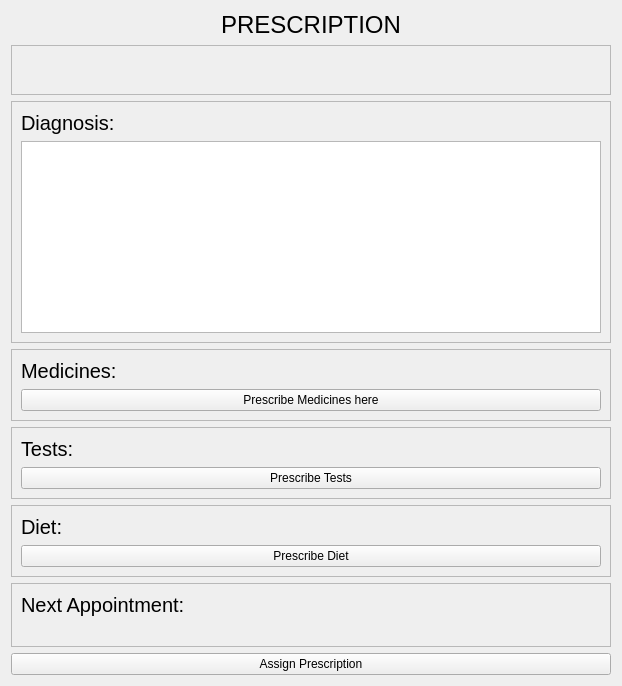
         <widget class="QWidget" name="page_3">
          <layout class="QGridLayout" name="gridLayout_10">
           <item row="4" column="0" colspan="2">
            <widget class="QFrame" name="frame_7">
             <property name="maximumSize">
              <size>
               <width>16777215</width>
               <height>100</height>
              </size>
             </property>
             <property name="frameShape">
              <enum>QFrame::StyledPanel</enum>
             </property>
             <property name="frameShadow">
              <enum>QFrame::Raised</enum>
             </property>
             <layout class="QVBoxLayout" name="verticalLayout_15">
              <item alignment="Qt::AlignTop">
               <widget class="QLabel" name="label_21">
                <property name="maximumSize">
                 <size>
                  <width>16777215</width>
                  <height>50</height>
                 </size>
                </property>
                <property name="font">
                 <font>
                  <pointsize>15</pointsize>
                 </font>
                </property>
                <property name="text">
                 <string>Tests:</string>
                </property>
                <property name="alignment">
                 <set>Qt::AlignLeading|Qt::AlignLeft|Qt::AlignVCenter</set>
                </property>
               </widget>
              </item>
              <item>
               <widget class="QPushButton" name="dynamic_table_btn_2">
                <property name="text">
                 <string>Prescribe Tests</string>
                </property>
                <property name="checkable">
                 <bool>true</bool>
                </property>
                <property name="autoExclusive">
                 <bool>true</bool>
                </property>
               </widget>
              </item>
             </layout>
            </widget>
           </item>
           <item row="0" column="0" colspan="2">
            <widget class="QLabel" name="label_20">
             <property name="sizePolicy">
              <sizepolicy hsizetype="Preferred" vsizetype="Expanding">
               <horstretch>0</horstretch>
               <verstretch>0</verstretch>
              </sizepolicy>
             </property>
             <property name="maximumSize">
              <size>
               <width>16777215</width>
               <height>50</height>
              </size>
             </property>
             <property name="font">
              <font>
               <pointsize>18</pointsize>
              </font>
             </property>
             <property name="text">
              <string>PRESCRIPTION</string>
             </property>
             <property name="alignment">
              <set>Qt::AlignCenter</set>
             </property>
            </widget>
           </item>
           <item row="1" column="0" colspan="2">
            <widget class="QFrame" name="frame_10">
             <property name="minimumSize">
              <size>
               <width>0</width>
               <height>50</height>
              </size>
             </property>
             <property name="maximumSize">
              <size>
               <width>16777215</width>
               <height>50</height>
              </size>
             </property>
             <property name="frameShape">
              <enum>QFrame::StyledPanel</enum>
             </property>
             <property name="frameShadow">
              <enum>QFrame::Raised</enum>
             </property>
             <layout class="QHBoxLayout" name="horizontalLayout_7">
              <item>
               <widget class="QLabel" name="label_15">
                <property name="sizePolicy">
                 <sizepolicy hsizetype="Preferred" vsizetype="Expanding">
                  <horstretch>0</horstretch>
                  <verstretch>0</verstretch>
                 </sizepolicy>
                </property>
                <property name="text">
                 <string/>
                </property>
               </widget>
              </item>
              <item>
               <widget class="QLabel" name="label_8">
                <property name="text">
                 <string/>
                </property>
               </widget>
              </item>
             </layout>
            </widget>
           </item>
           <item row="7" column="0" colspan="2">
            <widget class="QPushButton" name="assign_button">
             <property name="text">
              <string>Assign Prescription</string>
             </property>
             <property name="checkable">
              <bool>true</bool>
             </property>
             <property name="autoExclusive">
              <bool>true</bool>
             </property>
            </widget>
           </item>
           <item row="2" column="0" colspan="2">
            <widget class="QFrame" name="frame_25">
             <property name="frameShape">
              <enum>QFrame::StyledPanel</enum>
             </property>
             <property name="frameShadow">
              <enum>QFrame::Raised</enum>
             </property>
             <layout class="QVBoxLayout" name="verticalLayout_22">
              <item>
               <widget class="QLabel" name="label_53">
                <property name="maximumSize">
                 <size>
                  <width>16777215</width>
                  <height>50</height>
                 </size>
                </property>
                <property name="font">
                 <font>
                  <pointsize>15</pointsize>
                 </font>
                </property>
                <property name="text">
                 <string>Diagnosis:</string>
                </property>
                <property name="alignment">
                 <set>Qt::AlignLeading|Qt::AlignLeft|Qt::AlignVCenter</set>
                </property>
               </widget>
              </item>
              <item>
               <widget class="QTextEdit" name="textEdit"/>
              </item>
             </layout>
            </widget>
           </item>
           <item row="3" column="0" colspan="2">
            <widget class="QFrame" name="frame_8">
             <property name="minimumSize">
              <size>
               <width>600</width>
               <height>0</height>
              </size>
             </property>
             <property name="maximumSize">
              <size>
               <width>16777215</width>
               <height>16777215</height>
              </size>
             </property>
             <property name="frameShape">
              <enum>QFrame::StyledPanel</enum>
             </property>
             <property name="frameShadow">
              <enum>QFrame::Raised</enum>
             </property>
             <layout class="QGridLayout" name="gridLayout_15">
              <item row="1" column="3">
               <widget class="QPushButton" name="dynamic_table_btn">
                <property name="text">
                 <string>Prescribe Medicines here</string>
                </property>
                <property name="checkable">
                 <bool>true</bool>
                </property>
                <property name="autoExclusive">
                 <bool>true</bool>
                </property>
               </widget>
              </item>
              <item row="0" column="3">
               <widget class="QLabel" name="label_18">
                <property name="font">
                 <font>
                  <pointsize>15</pointsize>
                 </font>
                </property>
                <property name="text">
                 <string>Medicines:</string>
                </property>
               </widget>
              </item>
             </layout>
            </widget>
           </item>
           <item row="6" column="0" colspan="2">
            <widget class="QFrame" name="frame_24">
             <property name="frameShape">
              <enum>QFrame::StyledPanel</enum>
             </property>
             <property name="frameShadow">
              <enum>QFrame::Raised</enum>
             </property>
             <layout class="QVBoxLayout" name="verticalLayout_21">
              <item alignment="Qt::AlignTop">
               <widget class="QLabel" name="label_30">
                <property name="maximumSize">
                 <size>
                  <width>16777215</width>
                  <height>50</height>
                 </size>
                </property>
                <property name="font">
                 <font>
                  <pointsize>15</pointsize>
                 </font>
                </property>
                <property name="text">
                 <string>Next Appointment:</string>
                </property>
                <property name="alignment">
                 <set>Qt::AlignLeading|Qt::AlignLeft|Qt::AlignVCenter</set>
                </property>
               </widget>
              </item>
              <item>
               <widget class="QLabel" name="label_39">
                <property name="text">
                 <string/>
                </property>
               </widget>
              </item>
             </layout>
            </widget>
           </item>
           <item row="5" column="0" colspan="2">
            <widget class="QFrame" name="frame_9">
             <property name="maximumSize">
              <size>
               <width>16777215</width>
               <height>100</height>
              </size>
             </property>
             <property name="frameShape">
              <enum>QFrame::StyledPanel</enum>
             </property>
             <property name="frameShadow">
              <enum>QFrame::Raised</enum>
             </property>
             <layout class="QVBoxLayout" name="verticalLayout_9">
              <item>
               <widget class="QLabel" name="label_24">
                <property name="font">
                 <font>
                  <pointsize>15</pointsize>
                 </font>
                </property>
                <property name="text">
                 <string>Diet:</string>
                </property>
               </widget>
              </item>
              <item>
               <widget class="QPushButton" name="dynamic_table_btn_3">
                <property name="text">
                 <string>Prescribe Diet</string>
                </property>
                <property name="checkable">
                 <bool>true</bool>
                </property>
                <property name="autoExclusive">
                 <bool>true</bool>
                </property>
               </widget>
              </item>
             </layout>
            </widget>
           </item>
          </layout>
         </widget>
